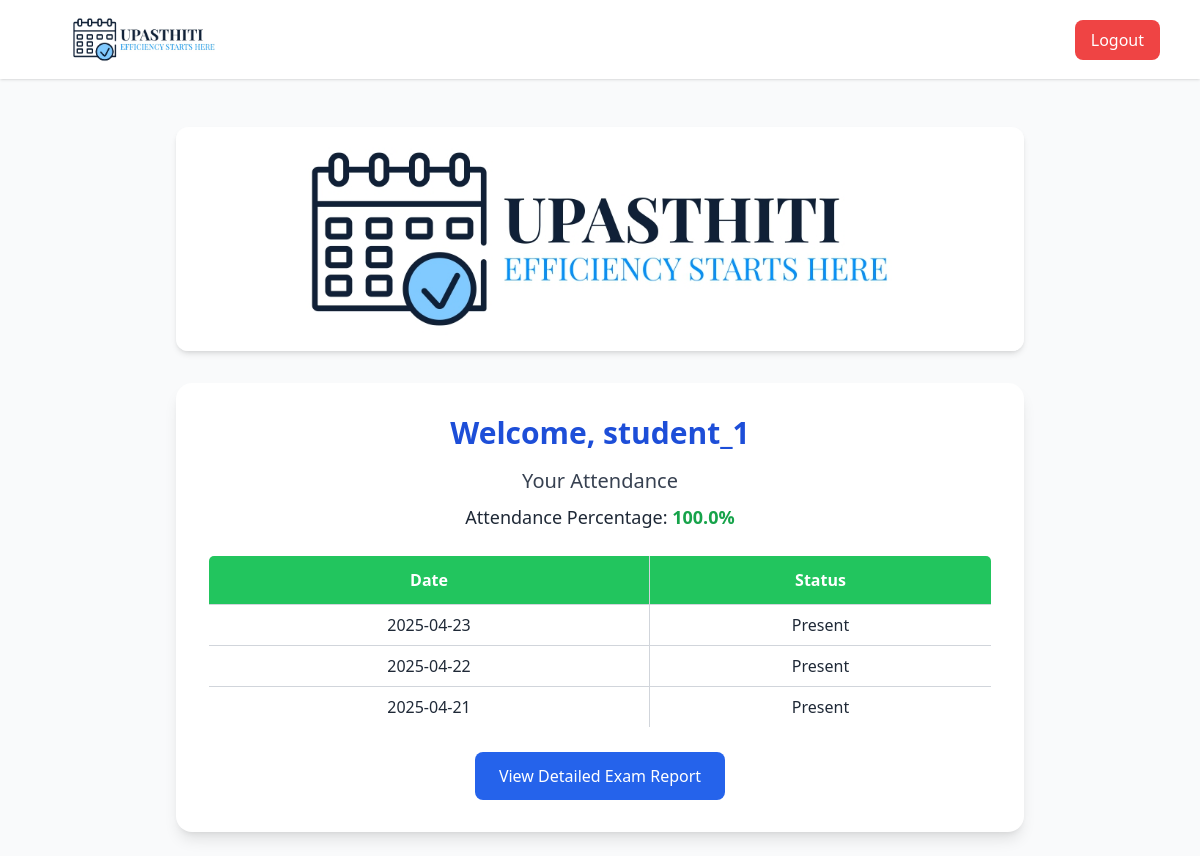
The page /student/dashboard (signed in) on the database its author committed.
### tables this page shows
CREATE TABLE students (
                    id INTEGER PRIMARY KEY AUTOINCREMENT,
                    name TEXT NOT NULL, user_id INTEGER);

CREATE TABLE attendance (
                    id INTEGER PRIMARY KEY AUTOINCREMENT,
                    student_id INTEGER,
                    date TEXT,
                    status TEXT,
                    FOREIGN KEY(student_id) REFERENCES students(id));

### app.py (the view)
@app.route('/student/dashboard')
def student_dashboard():
    if 'user_id' not in session or session.get('role') != 'student':
        return redirect(url_for('login'))
    username = session.get('username')
    conn = sqlite3.connect('attendance.db')
    c = conn.cursor()
    c.execute("""
        SELECT attendance.date, attendance.status
        FROM attendance
        JOIN students ON attendance.student_id = students.id
        WHERE students.name = ?
        ORDER BY attendance.date DESC
    """, (username,))
    records = c.fetchall()
    total_classes = sum(1 for _, status in records if status != 'Sick Leave')
    absent_count = sum(1 for _, status in records if status == 'Absent')
    attendance_percentage = max(100 - ((absent_count / total_classes) * 100), 0) if total_classes > 0 else 100
    c.execute("SELECT id FROM students WHERE name = ?", (username,))
    student_id = c.fetchone()[0]
    c.execute("""
        SELECT exam_type, subject, marks
        FROM exam_marks
        WHERE student_id = ?
        ORDER BY exam_type, subject
    """, (student_id,))
    exam_data = c.fetchall()
    from collections import defaultdict
    exams = defaultdict(list)
    for exam_type, subject, marks in exam_data:
        exams[exam_type].append((subject, marks))
    conn.close()
    return render_template(
        'student_dashboard.html',
        username=username,
        records=records,
        attendance_percentage=round(attendance_percentage, 2),
        exams=exams
    )

### templates/student_dashboard.html
{% extends "base.html" %} {% block title %}Student Dashboard{% endblock %} {%
block content %}
<div
  class="w-full h-56 rounded-xl bg-cover bg-center mt-6 shadow-md"
  style="
    background-image: url('{{ url_for('static', filename='logo.jpg') }}');
  "
></div>
<div class="max-w-5xl mx-auto mt-10 bg-white rounded-2xl shadow-lg p-8">
  <h1 class="text-3xl font-bold text-center text-blue-700">
    Welcome, {{ username }}
  </h1>
  <h2 class="text-xl text-center text-gray-700 mt-4">Your Attendance</h2>
  <p class="text-center mt-2 text-lg font-medium text-gray-800">
    Attendance Percentage:
    <span class="text-green-600 font-bold">{{ attendance_percentage }}%</span>
  </p>
  <div class="overflow-x-auto mt-6">
    <table
      class="w-full text-center border border-gray-300 rounded-md overflow-hidden"
    >
      <thead class="bg-green-500 text-white">
        <tr>
          <th class="py-3 px-4 border border-gray-300">Date</th>
          <th class="py-3 px-4 border border-gray-300">Status</th>
        </tr>
      </thead>
      <tbody>
        {% for date, status in records %}
        <tr class="hover:bg-gray-100">
          <td class="py-2 px-4 border border-gray-300">{{ date }}</td>
          <td class="py-2 px-4 border border-gray-300">{{ status }}</td>
        </tr>
        {% endfor %}
      </tbody>
    </table>
  </div>
  <div class="text-center mt-6">
    <a
      href="{{ url_for('student_exam_report') }}"
      class="inline-block bg-blue-600 text-white px-6 py-3 rounded-lg hover:bg-blue-700 transition"
    >
      View Detailed Exam Report
    </a>
  </div>
</div>
{% endblock %}

### rows shown on the page
students: name "student_1"
attendance: date "2025-04-23", status "Present"
attendance: date "2025-04-22", status "Present"
attendance: date "2025-04-21", status "Present"

### other values the page prints
{{ attendance_percentage }} "100.0"
